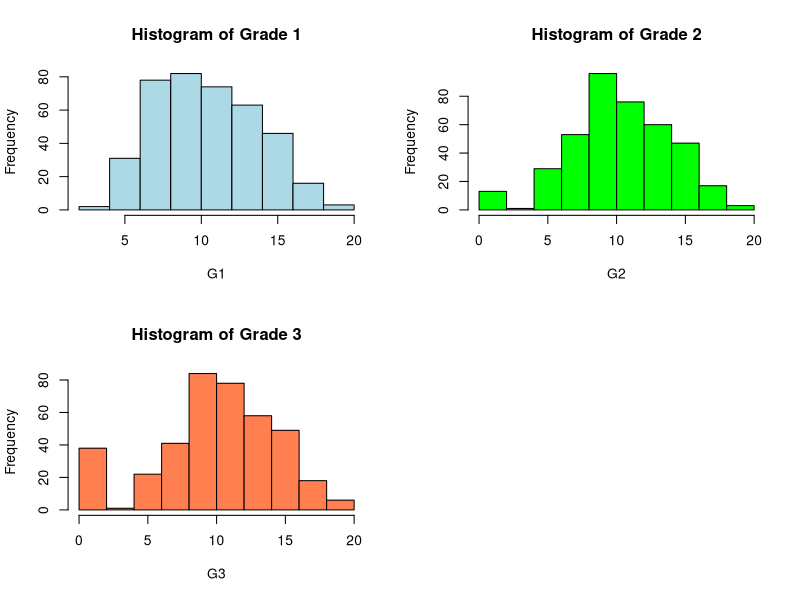
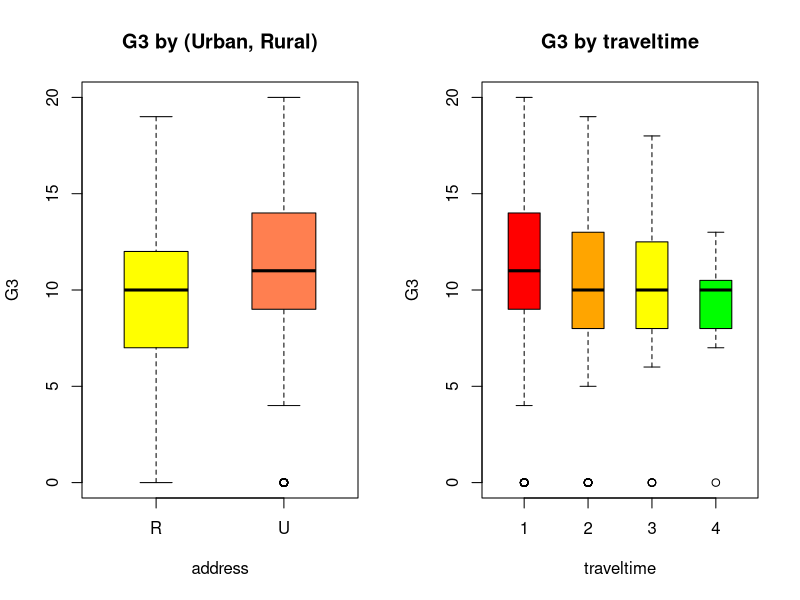
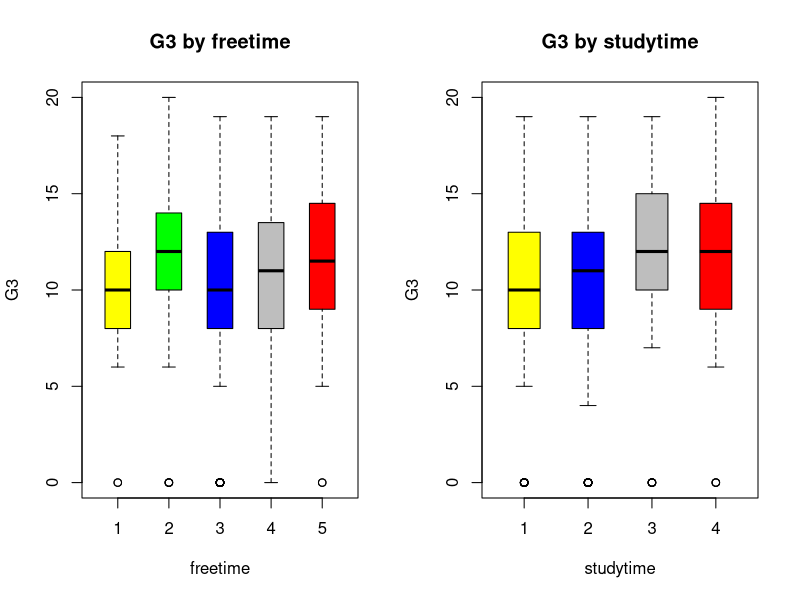
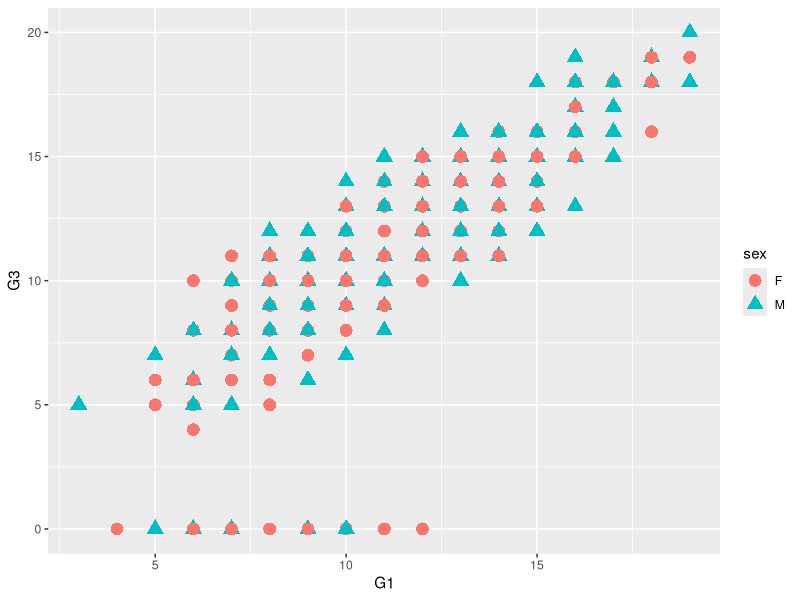
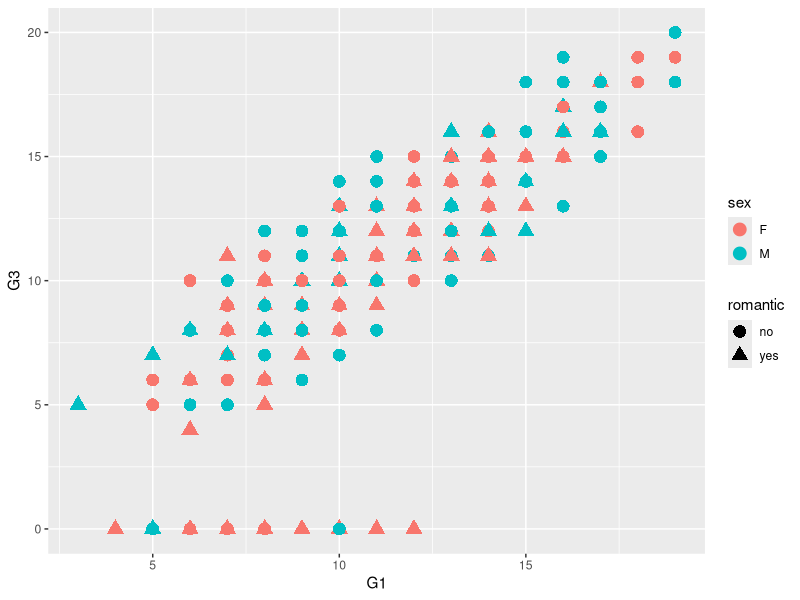
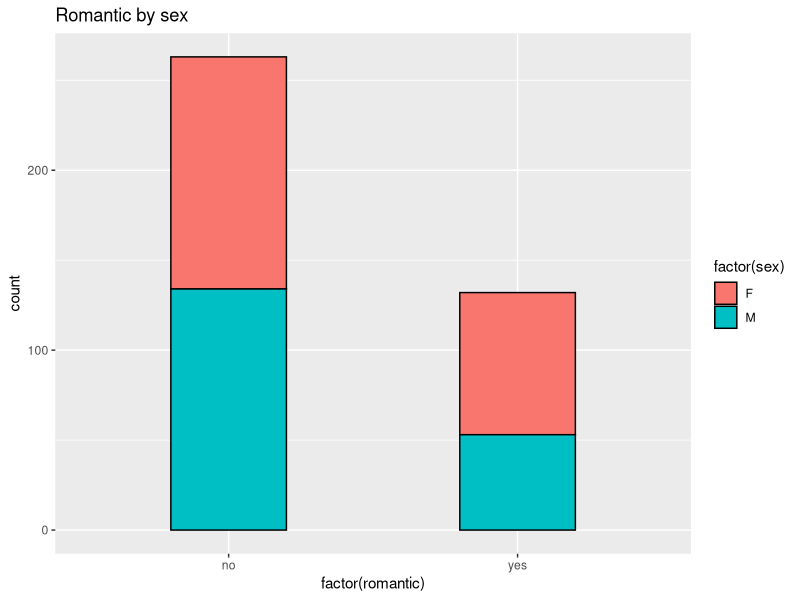
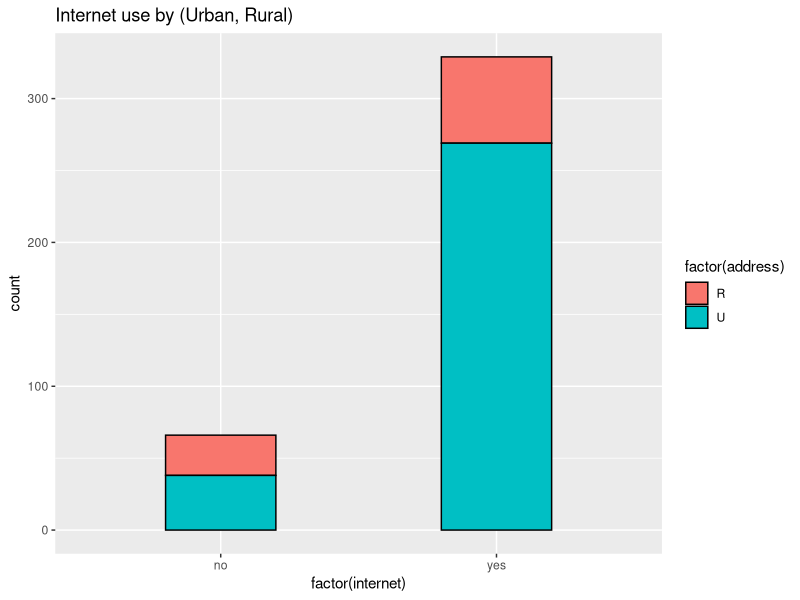
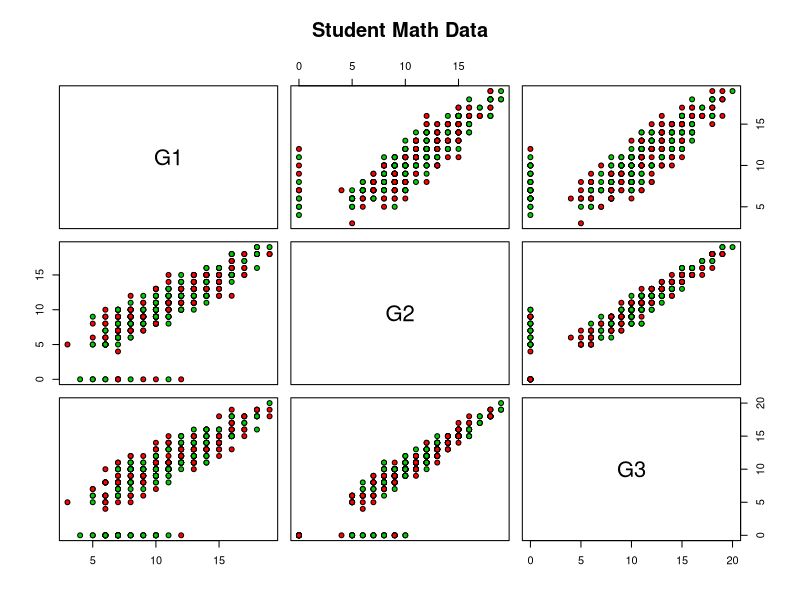

Generate these figures, in order, with R:
# lec5_3.r
# Graphical analysis 

# set working directory
setwd("D:/tempstore/moocr")

### student math grade data ####

stud<-read.csv("stud_math.csv", stringsAsFactors = TRUE)

head(stud)
dim(stud)
str(stud)

attach(stud)

# 1. histogram with color and title, legend
par(mfrow=c(2,2))
hist(G1, breaks = 10, col = "lightblue", main="Histogram of Grade 1" )
hist(G2, breaks = 10, col = "green", main="Histogram of Grade 2" )
hist(G3, breaks = 10, col = "coral", main="Histogram of Grade 3" )

# 2. boxplot
par(mfrow=c(1,2))
boxplot(G3~address, boxwex = 0.5, col = c("yellow", "coral"), main="G3 by (Urban, Rural)")
boxplot(G3~traveltime, boxwex = 0.5, col = c("red","orange","yellow","green"), main="G3 by traveltime")

# boxplot
par(mfrow=c(1,2))
# academic achievement by freetime
# 1 - very low to 5 - very high
boxplot(G3~freetime, boxwex = 0.5, col = c("yellow", "green", "blue","grey","red"),main="G3 by freetime")
# academic achievement by studytime  
# 1 - <2 hours, 2 - 2 to 5 hours, 3 - 5 to 10 hours, or 4 - >10 hours 
boxplot(G3~studytime, boxwex = 0.5, col = c("yellow", "blue","grey","red"), main="G3 by studytime")

# 3. xyplot : lattice package 
#library(lattice)
#xyplot(G3 ~ traveltime | sex , data = stud, pch=16, main = "G3 ~ traveltime | sex ")

# 4. scatterplot : ggplot2 package
library(ggplot2)
# scatterplot for G1 and G3 by sex
ggplot(stud, aes(x=G1, y=G3, color=sex, shape=sex)) + geom_point(size=4)

ggplot(stud, aes(x=G1, y=G3, color=sex, shape=romantic)) + geom_point(size=4)

# data (G3=0)
s1<-subset(stud, G3==0)
#ggplot(data=s1, aes(factor(s1$address)))+geom_bar(aes(fill=factor(s1$sex)), width=.4, colour="black")+ggtitle("G3=0")
#ggplot(data=s1, aes(factor(s1$internet)))+geom_bar(aes(fill=factor(s1$sex)), width=.4, colour="black")+ggtitle("G3=0")

# 5. bar chart : ggplot2 package
# bar chart for romantic by sex
ggplot(data=stud, aes(factor(romantic)))+geom_bar(aes(fill=factor(sex)), width=.4, colour="black")+ ggtitle("Romantic by sex")
# bar chart for internet use by (Urban, Rural)
ggplot(data=stud, aes(factor(internet)))+geom_bar(aes(fill=factor(address)), width=.4, colour="black")+ggtitle("Internet use by (Urban, Rural)")

# 6. pariwise plot
# new variable lists
vars1<-c("G1", "G2", "G3")
# pariwise plot
pairs(stud[vars1], main = "Student Math Data",pch = 21, bg = c ("red","green3"))

# 7. normality test
# mulitple plot (2 by 2)
par(mfrow=c(2,2))
# Quantile plot
qqnorm(G1)
qqline(G1, col=2, cex=7)
qqnorm(G2)
qqline(G2, col=2, cex=7)
qqnorm(G3)
qqline(G3, col=2, cex=7)


    